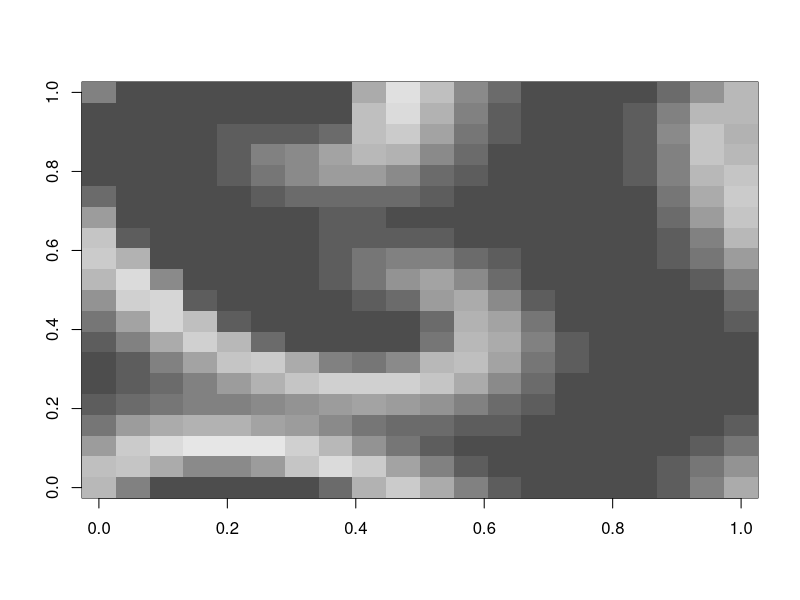
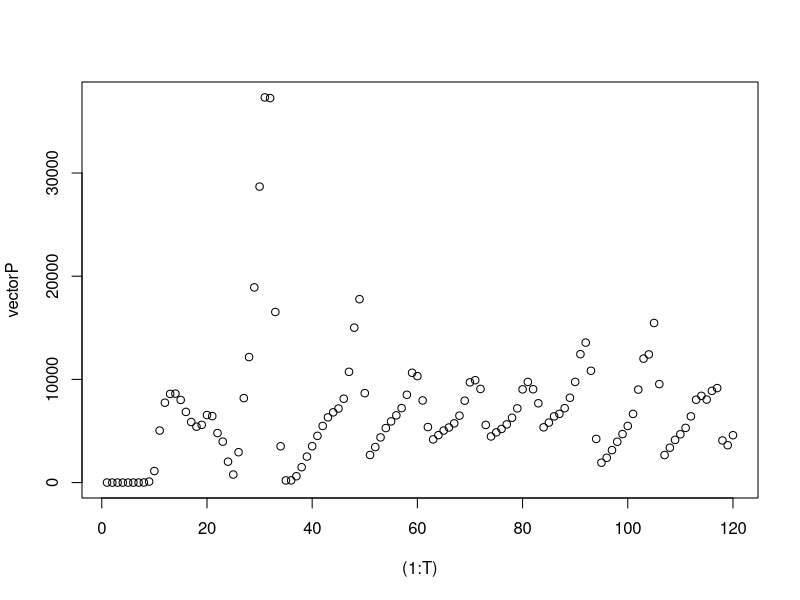
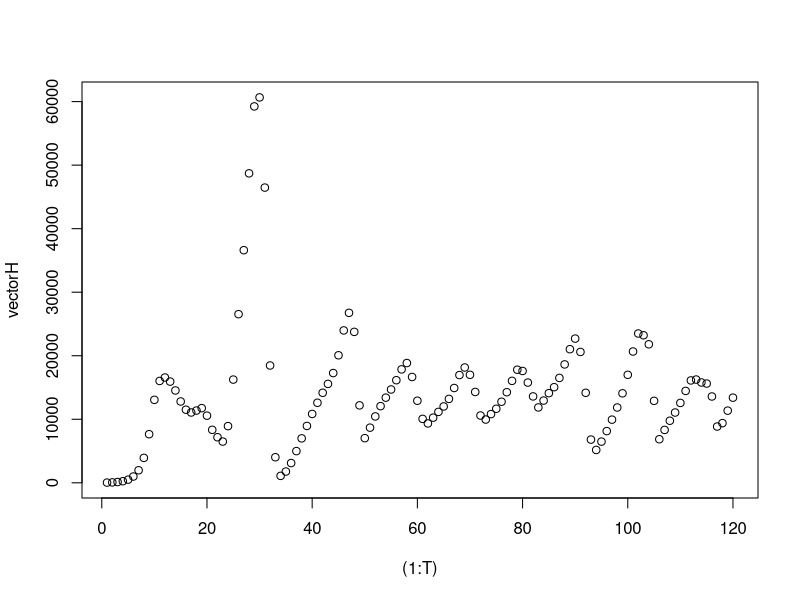

Recreate these plots in R, in order.
lamda = 2;
c = 1;
a = 0.068;
dh = 0.55;
dp = 0.25;

T = 120 #how many itarations
n = 20 #size of grid
vectorH = rep(0,T);
vectorP = rep(0,T);
vector1 = rep(0,n);
vector2 = rep(0,n);
H = array(c(vector1, vector2), dim = c(n, n, 1)); 
P = array(c(vector1, vector2), dim = c(n, n, 1));
Hpast = array(c(vector1, vector2), dim = c(n, n, 1)); 
Ppast = array(c(vector1, vector2), dim = c(n, n, 1)); 
Haux = array(c(vector1, vector2), dim = c(n, n, 1)); 
Paux = array(c(vector1, vector2), dim = c(n, n, 1)); 

mysum <- function(size,i,j,arr){
  result=0;
  print(j);
  if(i == 1 && j == 1){ #top left corner
    result = arr[i,j+1,1] + arr[i+1,j+1,1] + arr[i+1,j,1] + arr[i+1,size,1] + arr[i,size,1] + arr[size,size,1] + arr[size,j,1] + arr[size,j+1,1];
  }
  else if(i == 1 && j ==size){ #top right corner
    result = arr[1,1,1] +   arr[i+1,1,1] +   arr[i+1,j,1] + arr[i+1,j-1,1] + arr[i,j-1,1] +  arr[size,j-1,1] + arr[size,size,1] + arr[size,1,1];
  }
  else if(i==size && j==size){ #bottom right corner
    result = arr[i,1,1] + arr[1,1,1] + arr[1,size,1] + arr[1,size-1,1] + arr[i,j-1,1] + arr[i-1,j-1,1] + arr[i-1,j,1] + arr[i-1,1,1];
  }
  else if(i==size && j == 1){ #bottom left corner
    result = arr[i,j+1,1] + arr[1,j+1,1] + arr[1,1,1] + arr[1,size,1] + arr[size,size,1] + arr[i-1,size,1] + arr[i-1,j,1] + arr[i-1,j+1,1];
  }
  else if( i == 1){ # upper bound
    result = arr[i,j+1,1] + arr[i+1,j+1,1] + arr[i+1,j,1] + arr[i+1,j-1,1] + arr[i,j-1,1] + arr[size,j-1,1] +arr[size,j,1] + arr[size,j+1,1];
  }
  else if(i == size){ # lower bound
    result = arr[i,j+1,1] + arr[1,j+1,1] + arr[1,j,1] + arr[1,j-1,1] +arr[i,j-1,1] + arr[i-1,j-1,1] + arr[i-1,j,1] +arr[i-1,j+1,1];
  }
  else if(j == 1){ # left bound
    result = arr[i,j+1,1] + arr[i+1,j+1,1] +arr[i+1,j,1] + arr[i+1,size,1] + arr[i,size,1] + arr[i-1,size,1] + arr[i-1,j,1] + arr[i-1,j+1,1];
  }
  else if(j == size){ # right bound
    result = arr[i,1,1] + arr[i+1,1,1] + arr[i+1,j,1] + arr[i+1,j-1,1] + arr[i,j-1,1] + arr[i-1,j-1,1] + arr[i-1,j,1] + arr[i-1,1,1];
  }
  else{ #calc inner cell
    result = arr[i,j+1,1] + arr[i+1,j+1,1] + arr[i+1,j,1] + arr[i+1,j-1,1] + arr[i,j-1,1] + arr[i+1,j-1,1] + arr[i-1,j,1] + arr[i-1,j+1,1];
  }
  return(result);
}
#################### Initilize POPULATION
  for (row in 1:n){
    for (col in 1:n){
      H[row,col,1] = 0;
      Hpast[row,col,1] = 0;
    }
  }
H[n/2,n/2,1] = lamda*log(lamda)/((lamda-1)*a*c);
Hpast[n/2,n/2,1] = lamda*log(lamda)/((lamda-1)*a*c);

P[n/2,n/2,1] = log(lamda)/a;
Ppast[n/2,n/2,1] = log(lamda)/a;
#################### Initilize POPULATION

############## Generate Iterations
for(iteration in 1:T){
  for (row in 1:n){
    for (col in 1:n){
      invisible( capture.output(Haux[row,col,1] <- (1-dh) * Hpast[row,col,1] + dh/8*(mysum(n,row,col,Hpast))));
      invisible(capture.output(Paux[row,col,1] <- (1-dp) * Ppast[row,col,1] + dp/8*(mysum(n,row,col,Ppast))));
      H[row,col,1] = lamda*Haux[row,col,1]*exp(-a*Paux[row,col,1]);
      P[row,col,1] = c*Haux[row,col,1]*(1-exp(-a*Paux[row,col,1]));
      vectorH[iteration] =  vectorH[iteration] + H[row,col,1]; ### Calculate overall population for hosts
      vectorP[iteration] =  vectorP[iteration] + P[row,col,1]; ### Calculate overall population for parasites
    }
  }
  for(row in 1:n){
    for(col in 1:n){
      Hpast[row,col,1] = H[row,col,1];
      Ppast[row,col,1] = P[row,col,1];
    }
  }
}
################ Generate Iterations




mat <- matrix(H, nrow = n, ncol = n)

image(mat,col=grey.colors(n, start = 0.3, end = 0.9, gamma = 2.2, alpha = NULL, rev = FALSE))



plot((1:T),vectorP);   #Population for every iteration
plot((1:T),vectorH);
#vectorP
########### Задача 1
    # СКРИПТ    
########### Задача 2
    # ФОРМУЛА ЗА СУМИТЕ ПО ГРАНИЦАТА НА РЕШЕТКАТА
    # 
    #
#dh,dp? за да бъдат популациите > 0
########### Задача 3
    #при dh=0.01 и dp=0.01 се получава спирала

########### Задача 4

########### Задача 5
#  (1)При голямо 'lamda' популацията  от гостоприемници достига по-рано големи популации и се срива след това
#  (2)При голямо 'c' популацията от паразити достига рано пик и след това се срива  
#  (3)При малко 'а' и двете популации достигат пик почти в едни и същи итерации и след това се сриват
#




